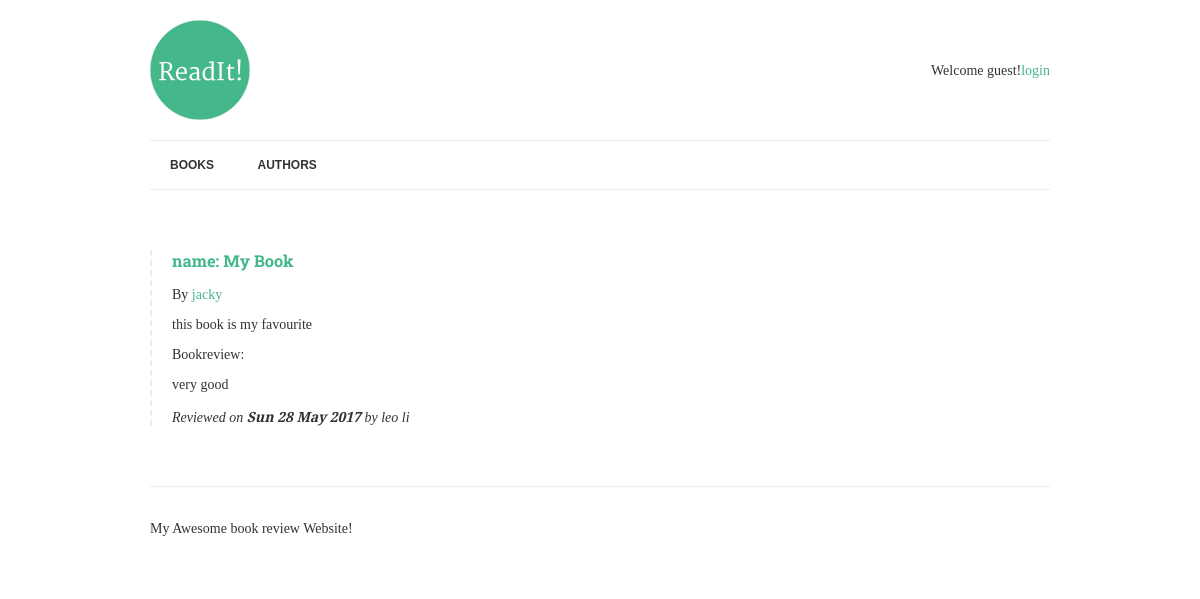
Page /books/3/ on the committed database.
### book/models.py (models this page shows, shortened)
class Book(models.Model):
    title = models.CharField(max_length=150)
    authors = models.ManyToManyField("author", related_name="books")
    review = models.TextField(blank=True, null=True)
    reviewed_by = models.ForeignKey(User,blank=True,null=True,related_name='reviews')
    date_reviewed = models.DateTimeField(blank=True, null=True)
    is_favourite = models.BooleanField(default=False, verbose_name="Favourite?")

class Author(models.Model):
    name = models.CharField(max_length=70, help_text="Use pen name,not real name", unique=True)

### book/views.py (the view)
# urls.py: url(r'^books/(?P<pk>|[-\w]+)/$', BookDetail.as_view(),name="book-detail"),
class BookDetail(DetailView):
    model = Book
    template_name = "../templates/book.html"

### book/templates/book.html
{% extends 'base.html' %}
{% block content %}
    {% include 'book-detail.html' %}
{% endblock %}

### book/templates/book-detail.html
{% if book.review %}
    <div class="book">
        <h3>
            <a href="{% url 'book-detail' book.pk %}">name: {{ book.title }}</a>
        </h3>
        <p>
            By {% for author in book.authors.all %}
                    <a href="{% url 'author-detail' author.pk %}">
                        {{ author.name }}
                    </a>
             {% endfor %}
        </p>
        {% if book.is_favourite %}
            <p class="highlight">this book is my favourite</p>
        {% endif %}
        <p>Bookreview: {{ book.review|linebreaks }}</p>
        <p class="meta">
           Reviewed on <strong>{{ book.date_reviewed|date:"D d M Y" }}</strong>
            {% if book.reviewed_by %}
                by <stron>{{ book.reviewed_by.get_full_name|default:book.reviewed_by.username }}</stron>
            {% endif %}
        </p>
    </div>
{% endif %}

### book/static/css/style.css (style rules this page uses)
p.meta { font-style: italic; }
.book { border-left: 2px dashed #ececec; padding-left: 20px; margin: 40px 0; }
body { font-family: 'Merriweather', serif; color: #333; font-size: 14px; }
h1, h2, h3, h4, h5, h6 { font-family: 'Roboto Slab', serif; }
a { color: #44B78B; text-decoration: none; }

### rows in the picture
Book: title "My Book", review "very good", date_reviewed "Sun 28 May 2017", reviewed_by.get_full_name "leo li"
Author: name "jacky"
